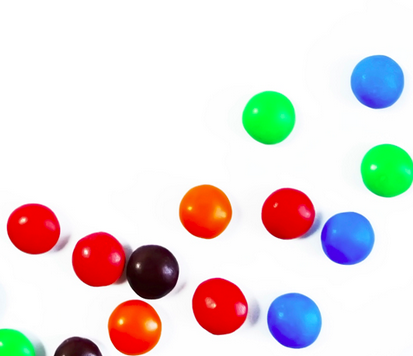
#> input picture photos/color_balls.jpg, 413 x 356 px
$ python 11-morphological_transformations.py
#> lines starting #> are read from the running program, lines starting #| are printed output that depends on the picture; after the words box and inside, x2 and y2 are one past the last pixel; in counts of white or black regions, pixels touching at a corner belong together
import cv2
import numpy as np
from matplotlib import pyplot as plt

img = cv2.imread('photos/color_balls.jpg', cv2.IMREAD_GRAYSCALE)
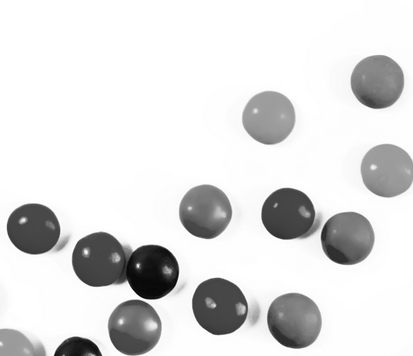
#> img: shape (356, 413); min 4, max 255, mean 222.6
_, mask = cv2.threshold(img, 220, 255, cv2.THRESH_BINARY_INV)
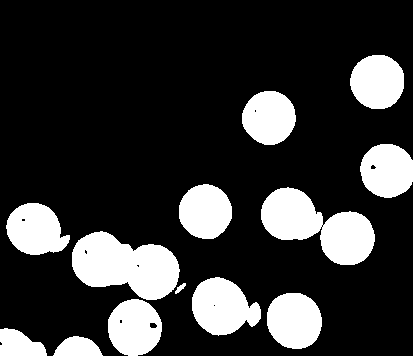
#> mask: shape (356, 413); 20.9% white; 13 white regions, largest, box (x1, y1, x2, y2) and area: (72, 231, 180, 300) 4953, (261, 187, 375, 265) 4823, (192, 277, 261, 336) 2806

kernal = np.ones((5, 5), np.uint8)

# It increses the size of image by a slight at thr borders...
dilation = cv2.dilate(mask, kernal, iterations=2)
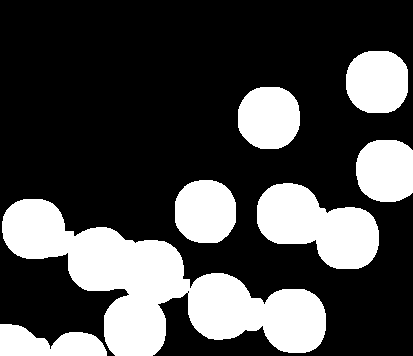
#> dilation: shape (356, 413); 28.7% white; 7 white regions, largest, box (x1, y1, x2, y2) and area: (2, 199, 326, 356) 20478, (257, 183, 379, 269) 6571, (346, 51, 408, 113) 3256

# It decreases the size by a slight at the border.
erosion = cv2.erode(mask, kernal, iterations=1)
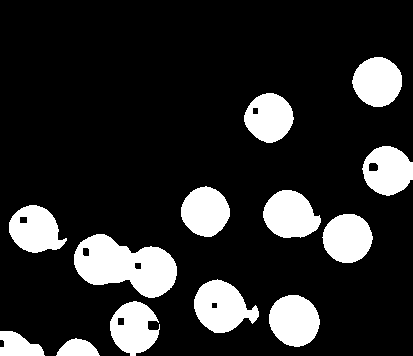
#> erosion: shape (356, 413); 16.9% white; 13 white regions, largest, box (x1, y1, x2, y2) and area: (74, 234, 177, 298) 4143, (194, 279, 259, 333) 2241, (269, 295, 320, 347) 2042

# Erosion followed by dilation
opening = cv2.morphologyEx(mask, cv2.MORPH_OPEN, kernal)
#> opening: shape (356, 413); 20.8% white; 12 white regions, largest, box (x1, y1, x2, y2) and area: (72, 232, 179, 300) 4947, (261, 188, 375, 265) 4815, (192, 277, 261, 335) 2801

# Dilation followed by erosion.
closing = cv2.morphologyEx(mask, cv2.MORPH_CLOSE, kernal)
#> closing: shape (356, 413); 21% white; 11 white regions, largest, box (x1, y1, x2, y2) and area: (72, 231, 186, 356) 7529, (261, 187, 375, 265) 4855, (192, 277, 261, 336) 2822

# Difference between dilation and erosion of an image.
mg = cv2.morphologyEx(mask, cv2.MORPH_GRADIENT, kernal)
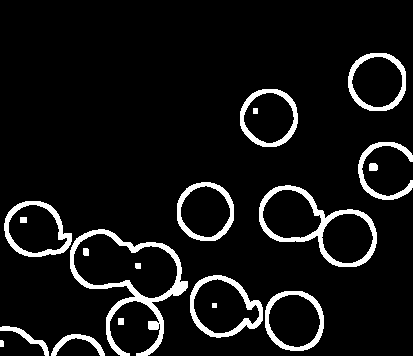
#> mg: shape (356, 413); 7.9% white; 19 white regions, largest, box (x1, y1, x2, y2) and area: (70, 229, 188, 356) 2526, (259, 185, 377, 267) 1752, (190, 275, 263, 338) 1108

# Difference between opening and input image.
th = cv2.morphologyEx(mask, cv2.MORPH_TOPHAT, kernal)
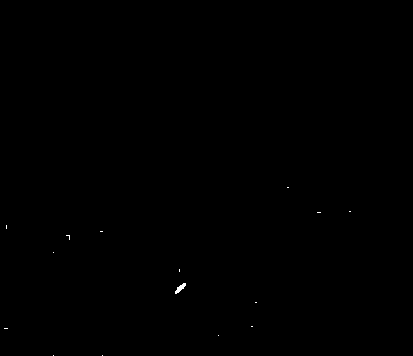
#> th: shape (356, 413); 0.06% white; 15 white regions (14 under 20 px), largest, box (x1, y1, x2, y2) and area: (175, 283, 186, 294) 54

# Difference between closing and input image.
bh = cv2.morphologyEx(mask,  cv2.MORPH_BLACKHAT, kernal)
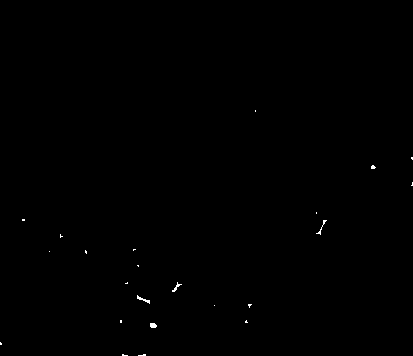
#> bh: shape (356, 413); 0.16% white in thin lines or dots, all inside (x1, y1, x2, y2) = (0, 110, 413, 356)

titles = ['image', 'mask', 'dilation',
          'erosion', 'opening', 'closing', 'Morph Gradient', 'Top Hat', 'Black Hat']
images = [img, mask, dilation, erosion, opening, closing, mg, th, bh]

for i in range(len(titles)):
    plt.subplot(3, 3, i+1), plt.imshow(images[i], 'gray')
    plt.title(titles[i])
    plt.xticks([]), plt.yticks([])

plt.show()
